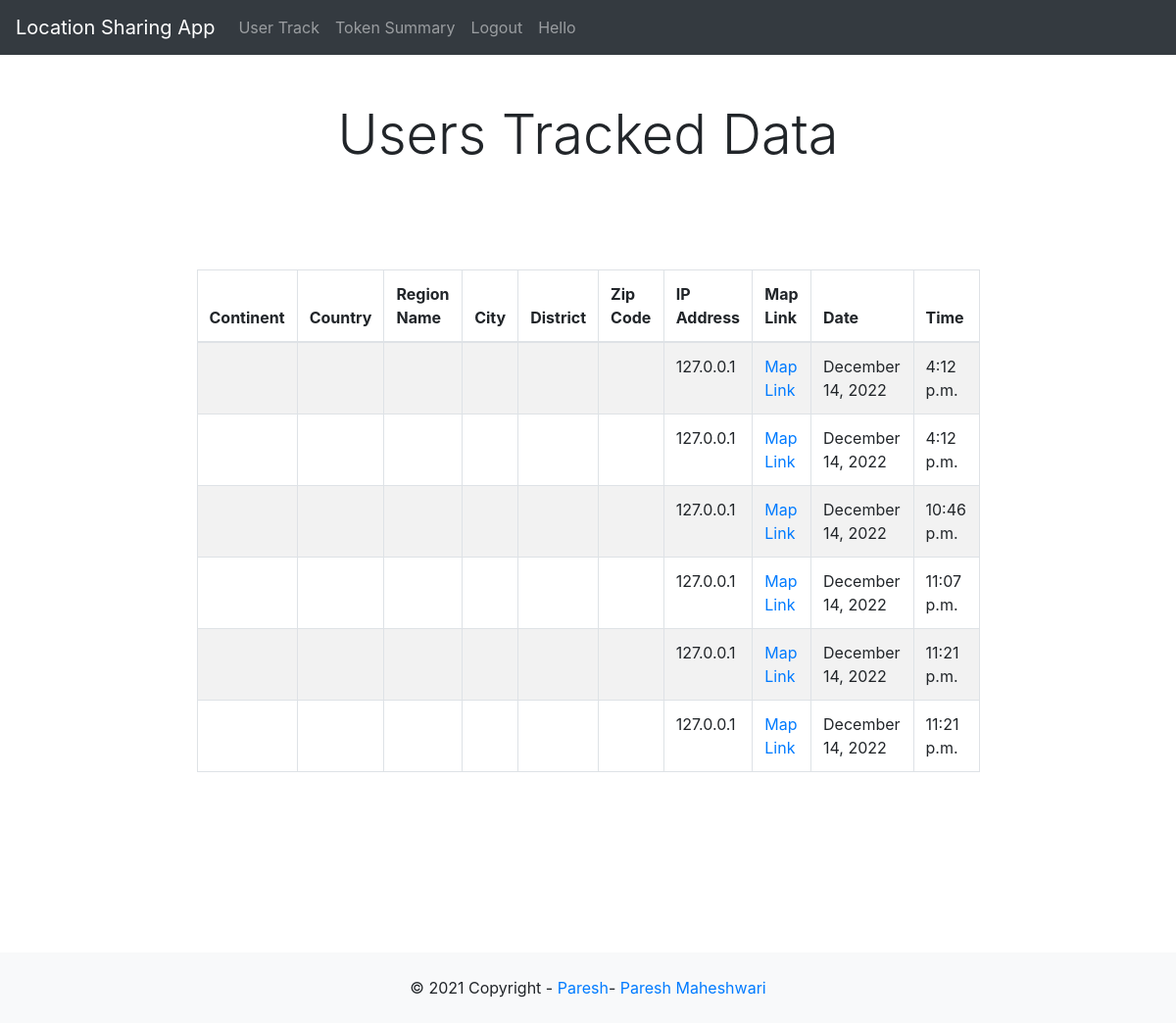
The app's page /user_track/ (signed in) with its own data.
### location/models.py (models this page shows, shortened)
class UserLocation(models.Model):
    author = models.ForeignKey(User, on_delete=models.CASCADE,null=True, blank=True)
    latitude = models.FloatField(null=True, blank=True)
    longitude = models.FloatField(null=True, blank=True)
    continent = models.CharField(max_length=64, null=True, blank=True)
    country = models.CharField(max_length=64, null=True, blank=True)
    region = models.CharField(max_length=64, null=True, blank=True)
    region_name = models.CharField(max_length=64, null=True, blank=True)
    city = models.CharField(max_length=64, null=True, blank=True)
    district = models.CharField(max_length=64, null=True, blank=True)
    zip_code = models.CharField(max_length=64, null=True, blank=True)
    timezone = models.CharField(max_length=64, null=True, blank=True)
    isp = models.CharField(max_length=64, null=True, blank=True)
    org = models.CharField(max_length=64, null=True, blank=True)
    as_number = models.CharField(max_length=64, null=True, blank=True)
    as_name = models.CharField(max_length=64, null=True, blank=True)
    mobile = models.BooleanField(null=True, blank=True)
    proxy = models.BooleanField(null=True, blank=True)
    hosting = models.BooleanField(null=True, blank=True)
    ip_address = models.CharField(null=True, blank=True,max_length=64)
    map_link = models.CharField(max_length=256, blank=True, null=True)
    date = models.DateTimeField(auto_now_add=True)
    time = models.TimeField(auto_now_add=True)
    user_agent = models.CharField(max_length=256, blank=True, null=True)

### location/views.py (the view)
# urls.py: path('user_track/', user_track, name='user_track'),
@login_required
def user_track(request):
    userdata = UserLocation.objects.all()
    if request.user.is_authenticated:
        return render(request, 'user_track.html', {'userdata':userdata})
    else:
        return redirect('home')

### templates/user_track.html
{% extends 'base.html' %}
{% block content %}
<div class="row">
  <div class="col">
    <div class="bootstrap_datatables">
      <div class="container py-5">
        <header class="text-center text-black">
          <h1 class="display-4">Users Tracked Data</h1>
        </header>
        <div class="row py-5">
          <div class="col-lg-10 mx-auto">
            <div class="card border-0 shadow rounded">
              <div class="card-body bg-white p-5 rounded">
                <div class="table-responsive">
                  <table class="table table-striped table-bordered" id="example" style="width:100%;">
                    <thead>
                      <tr>
                        <th>Continent</th>
                        <th>Country</th>
                        <th>Region Name</th>
                        <th>City</th>
                        <th>District</th>
                        <th>Zip Code</th>
                        <th>IP Address</th>
                        <th>Map Link</th>
                        <th>Date</th>
                        <th>Time</th>
                      </tr>
                    </thead>
                    <tbody>
                      {% for location in userdata %}
                      <tr>
                        <td>{{ location.continent }}</td>
                        <td>{{ location.country }}</td>
                        <td>{{ location.region_name }}</td>
                        <td>{{ location.city }}</td>
                        <td>{{ location.district }}</td>
                        <td>{{ location.zip_code }}</td>
                        <td>{{ location.ip_address }}</td>
                        <td><a href="https://www.google.com/maps/place/{{ location.latitude }},{{ location.longitude }}" target="_blank">Map Link</a></td>
                        <td>{{ location.date|date:"F j, Y" }}</td>
                        <td>{{ location.time }}</td>
                      </tr>
                      {% endfor %}
                    </tbody>
                  </table>
                </div>
              </div>
            </div>
          </div>
        </div>
      </div>
    </div>
  </div>
</div>
{% endblock %}

### records on screen
UserLocation: ip_address "127.0.0.1", date "December 14, 2022", time "4:12 p.m."
UserLocation: ip_address "127.0.0.1", date "December 14, 2022", time "4:12 p.m."
UserLocation: ip_address "127.0.0.1", date "December 14, 2022", time "10:46 p.m."
UserLocation: ip_address "127.0.0.1", date "December 14, 2022", time "11:07 p.m."
UserLocation: ip_address "127.0.0.1", date "December 14, 2022", time "11:21 p.m."
UserLocation: ip_address "127.0.0.1", date "December 14, 2022", time "11:21 p.m."
